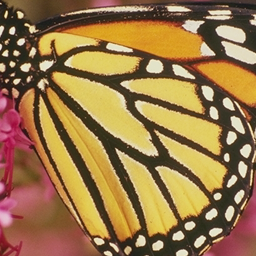
//> input picture Test/Set5/butterfly_GT.bmp, 256 x 256 px
$ ./srcnn ../Test/Set5/butterfly_GT.bmp   (built with g++ and OpenCV 4)
//> lines starting //> are read from the running program, lines starting //| are printed output that depends on the picture
/***
 * Image Super-Resolution using Deep Convolutional Networks
 *  @author Ameet
 ***/

#include "stdafx.h"

int main(int argc, char** argv) {
	/* Read the original image */
	Mat img_original;
	//img_original = imread("input/butterfly_GT.bmp");
	string inputfilename = argv[1];
	string outputfilename = inputfilename.substr(0, inputfilename.find_last_of("."));
	outputfilename.append("_output.jpg");
	img_original = imread(inputfilename);
//> img_original is the input picture: 256 rows x 256 cols, CV_8UC3; mean B, G, R 72.8, 119.2, 153
	cout << "Read the Original Image Successfully ..." << endl;

	/* convert RGB img to YCrCb */
	Mat img_YCrCb;
	cout << "Convert the Image to YCrCb Sucessfully ..." << endl;
	cvtColor(img_original, img_YCrCb, CV_BGR2YCrCb);
//> img_YCrCb: 256 rows x 256 cols, CV_8UC3; mean of channels 0, 1, 2 124, 148.7, 99.1
	vector<Mat> img_YCrCbCh(3);
	cout << "Spliting the Y-Cr-Cb Channel ..." << endl;
	split(img_YCrCb, img_YCrCbCh);
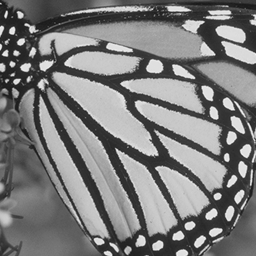
//> img_YCrCbCh[0]: 256 rows x 256 cols, CV_8UC1; min 20, max 245, mean 124
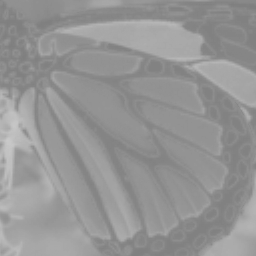
//> img_YCrCbCh[1]: 256 rows x 256 cols, CV_8UC1; min 127, max 201, mean 148.7
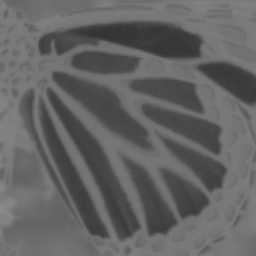
//> img_YCrCbCh[2]: 256 rows x 256 cols, CV_8UC1; min 50, max 139, mean 99.1

	vector<Mat> img_vec(3);
	for (int i = 0; i < 3; i++) {
//> (the run ends here: the program needs code that is not available in this run, at `resize(img_YCrCbCh[i], img_vec[i], img_YCrCbCh[i].size()*UP_SCALE, 0, ..`)
